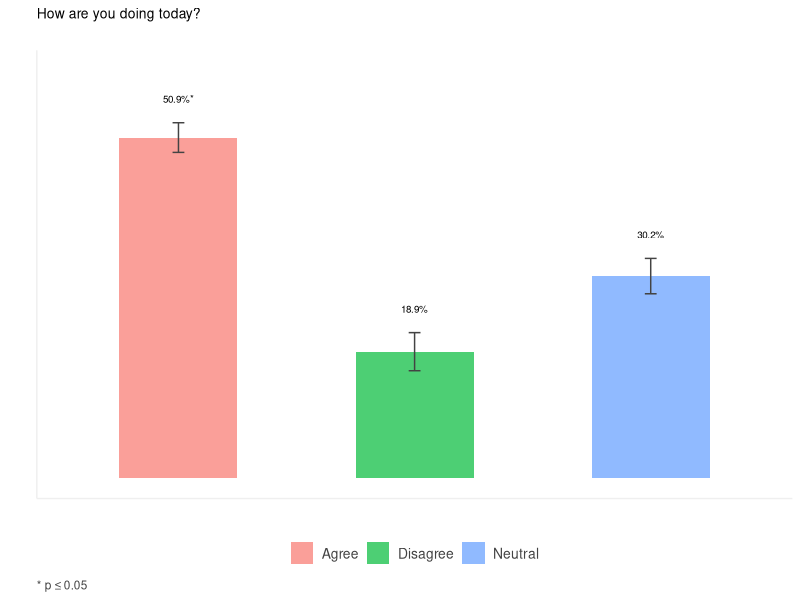
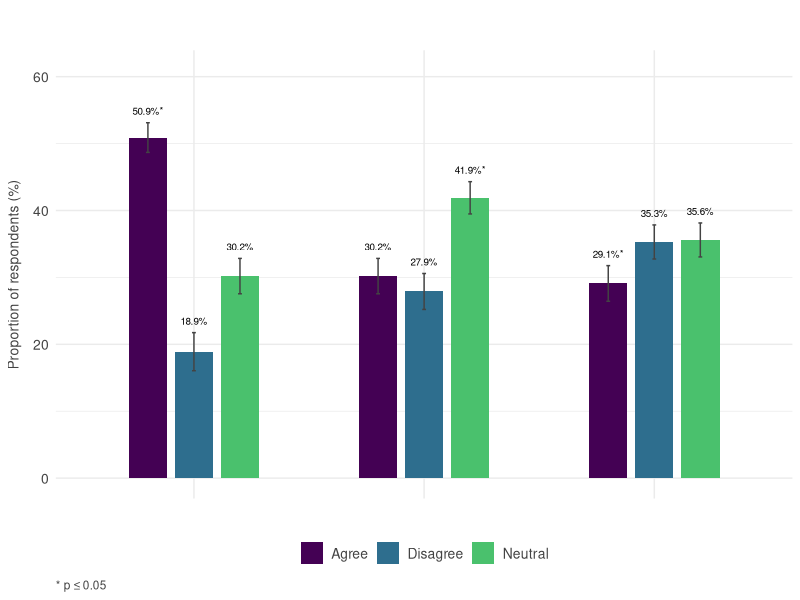
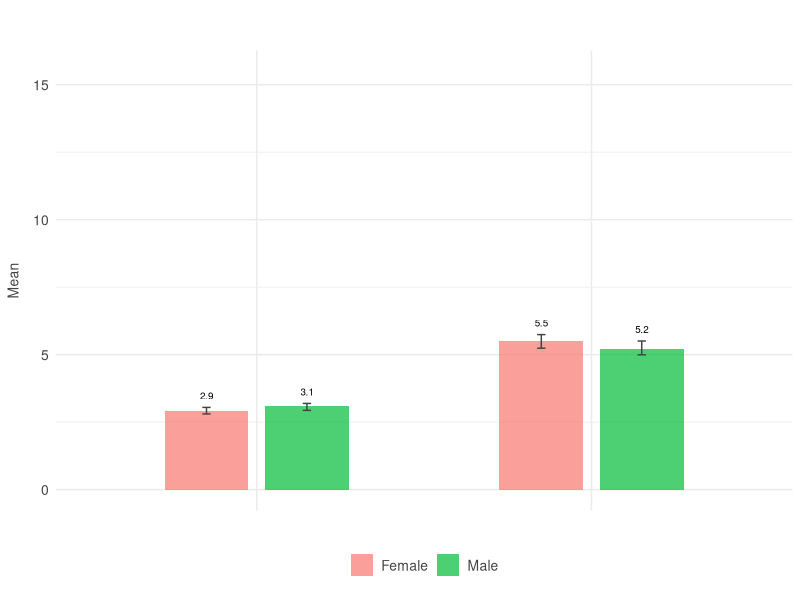

Here is the R script that generated these plots, in order:
## ---- chunk 1
# Import dependencies
library(dplyr)
library(ggplot2)
library(ggtext)
library(stringr)
library(tidyr)
library(viridis)
## ---- chunk 2
# This function renders a bar plot...with many options
render_barplot <- function(
    items, 
    plot_width = NULL,
    plot_height = NULL,
    plot_font_face = "Roboto",
    plot_title = "",
    plot_title_font_size = 10,
    legend_position = c("top", "right", "bottom", "left", "none")[3],
    legend_font_size = 10,
    bar_transparency = 0.7,
    color_palette = viridis(15),
    show_grid_lines = TRUE,
    show_axis_lines = FALSE,
    show_x_axis = FALSE,
    show_y_axis = FALSE,
    x_axis_label = "",
    y_axis_label = "",
    y_axis_breaks = 5,
    axis_text_font_size = 10,
    label_font_size = 2.5,
    label_wrap_size = 20,
    label_color = "#434343",
    error_bar_size = 0.05,
    data_label_position = 2.5,
    decimals = 1,
    test = c("chi-square", "lm")[2], 
    alpha_level = 0.05,
    ...
) {
  
  # Get optional arguments
  options <- list(...)
  
  # Check whether optional arguments are set and update arguments based on user selections
  if(is.character(options$item_labels)) names(items) <- options$item_labels
  if(is.numeric(plot_width) & is.numeric(plot_height)) options(repr.plot.width = plot_width, repr.plot.height = plot_height)
  if(isTRUE(show_grid_lines)) show_grid_lines <- element_line() else show_grid_lines <- element_blank()
  if(isTRUE(show_axis_lines)) show_axis_lines <- element_line(color = "#efefef") else show_axis_lines <- element_blank()
  if(isFALSE(show_x_axis)) x_axis_text <- element_blank() else x_axis_text <- element_text(color = label_color, size = axis_text_font_size)
  if(isFALSE(show_y_axis)) y_axis_text <- element_blank() else y_axis_text <- element_text(color = label_color, size = axis_text_font_size)
  if(is.vector(options$grouping_variable %>% unlist)) grouping_variable <- options$grouping_variable
  if(is.numeric(data_label_position)) data_label_position <- data_label_position * -1

  # This function fits an lm model and computes means for a numeric vector that is grouped by another vector
  get_means <- function(response, response_label, predictor, alpha_level = 0.05) {

    # Create tibble
    x <- tibble(response = response, predictor = predictor)

    # Create empty tibble
    df <- tibble()

    # Iterate unique predictor values
    for(level in unique(x$predictor)) {
      
      # Fit model
      model <- lm(response ~ 1, data = x %>% filter(predictor == level))
      
      # Add model stats and CIs
      df <- bind_rows(
        df,
        tibble(
            level = level,
            mean = round(model$coefficients %>% as.vector, decimals),
            ci_lower = confint(model)[1,1],
            ci_upper = confint(model)[1,2]
        )
      )
      
    }
    
    # Add vectors
    df <- df %>%
      mutate(
        item = !! response_label,
        stat_sig = ""
      ) %>%
      relocate(item, .before = level)

    # Fit model and get p
    model <- lm(response ~ predictor, data = x)
    p <- summary(model)$coefficients[2,4]
    
    # If stat sig
    if(p <= alpha_level) df$stat_sig[1] <- "*"

    return(df)
    
}

  # This function runs a chi-square goodness of fit test and computes props for a nominal vector
  get_props <- function(x, label, alpha_level = 0.05) {
    
    # Run Chi-square goodness of fit test
    test <- chisq.test(
      x = x %>%
        table %>% 
        unname
    )
    
    # Compute props
    props <- x %>% 
      table %>%
      prop.table %>%
      as_tibble %>%
      rename(level = ".", prop = n) %>%
      mutate(
        item = label,
        n = x %>%
          table %>%
          unname,
        error = sqrt((prop * (1 - prop)) / n) * 100,
        prop = round(prop * 100, decimals),
        ci_lower = prop - error,
        ci_upper = prop + error,
        stat_sig = ""
      ) %>%
      relocate(item, .before = level) %>%
      rename(mean = prop)
    
    # If stat sig
    if(test$p.value <= alpha_level) {
      
      # Identify prop with largest residual
      largest_residual <- which(abs(test$residuals) == max(abs(test$residuals)))
      
      # Add asterisk to stat_sig vector row with largest residual
      props$stat_sig[largest_residual] <- "*"
      
    }
    
    return(props)
    
  }

  # Wrap vector names if too long
  names(items) <- str_wrap(
    string = names(items),
    width = label_wrap_size
  )

  # Pivot all nominal vectors long, then run each vector through the get_props function
  if(test == "chi-square") {
    df <- items %>%
      pivot_longer(cols = all_of(names(items))) %>%
      #group_by(name) %>%
      #dplyr::summarize(get_props(value, unique(name), alpha_level = alpha_level), .groups = "keep") %>%
      #ungroup() %>%
      reframe(get_props(value, unique(name), alpha_level = alpha_level), .by = name) %>%
      mutate(
        item = factor(
          x = item,
          levels = all_of(names(items))
        )
      )
  } else if(test == "lm") {
    names(grouping_variable) <- "grouping_variable"
    
    df <- bind_cols(items, grouping_variable) %>%
      pivot_longer(cols = all_of(names(items))) %>%
      #group_by(name) %>%
      #dplyr::summarize(get_means(value, grouping_variable, alpha_level = alpha_level), .groups = "keep") %>%
      #ungroup() %>%
      reframe(get_means(value, unique(name), grouping_variable, alpha_level = alpha_level), .groups = "keep", .by = name) %>%
      mutate(
        item = factor(
          x = item,
          levels = all_of(names(items))
        )
      )
  }

  if(is.character(options$item_options)) {
    df <- df %>%
      mutate(
        level = factor(
          x = level,
          levels = names(options$item_options),
          labels = options$item_options
        )
      )
  }
  
  # Tweak plot based on number of items passed into function
  if(ncol(items) > 1) {

    # Compute unique levels in df
    unique_levels <- length(unique(df$level))
    
    # Select the number of colors needed
    fill_colors <- color_palette[
      seq(
        from = 1, 
        to = length(color_palette), 
        by = floor(length(color_palette) / unique_levels)
      )[1:unique_levels]
    ]
    
    # Set mapping content
    mapping_content <- aes(
      x = item, 
      y = mean, 
      fill = level,
      label = paste0(
        format(
          x = mean, 
          nsmall = decimals
        ), 
        if_else(
          condition = test == "chi-square",
          true = "%",
          false = ""
        ), 
        stat_sig
      )
    )
      
  } else {
    
    # Select the number of colors needed
    fill_colors <- color_palette[
      seq(
        from = 1, 
        to = length(color_palette), 
        by = floor(length(color_palette) / nrow(df))
      )[1:nrow(df)]
    ]
    
    # Set mapping content
    mapping_content <- aes(
      x = level, 
      y = mean, 
      fill = level,
      label = paste0(
        format(
          x = mean, 
          nsmall = decimals
        ), 
        if_else(
          condition = test == "chi-square",
          true = "%",
          false = ""
        ), 
        stat_sig
      )
    )
    
    # Set plot title
    plot_title <- gsub("\n", " ", df$item[1])
    
  }
  
  # Render bar plot
  ggplot(
    data = df,
    mapping = mapping_content
  ) + 
    geom_bar(
      stat = "identity", 
      width = 0.5, 
      position = position_dodge(width = 0.6), 
      alpha = bar_transparency
    ) +
    geom_text(
      position = position_dodge(width = 0.6),
      aes(
        vjust = data_label_position, 
        y = ci_upper
      ), 
      size = label_font_size
    ) +
    geom_errorbar(
      aes(ymin = ci_lower, ymax = ci_upper),
      color = "#434343",
      width = error_bar_size,
      position = position_dodge(width = 0.6)
    ) + 
    scale_fill_manual(values = fill_colors) +
    scale_y_continuous(breaks = seq(from = 0, to = min(100, max(df$mean + 10)), by = y_axis_breaks), limits = c(0, min(100, max(df$mean + 10)))) +
    labs(
      title = plot_title,
      x = x_axis_label, 
      y = y_axis_label,
      caption = if_else(
        condition = "*" %in% df$stat_sig,
        true = paste0("&#42; p &le; ", format(round(alpha_level, 2), nsmall = 2), options$caption_title),
        false = ""
      )
    ) +
    theme_minimal() +
    theme(
      text = element_text(family = options$plot_font_face),
      plot.title = element_text(size = plot_title_font_size, margin = margin(0, 0, plot_title_font_size * 2, 0)),
      axis.title.x = element_text(color = label_color, margin = margin(0, axis_text_font_size * 1.25, 0)),
      axis.title.y = element_text(size = axis_text_font_size, color = label_color, margin = margin(0, axis_text_font_size * 0.75, 0)),
      axis.text.x = x_axis_text,
      axis.text.y = y_axis_text,
      legend.position = legend_position,
      legend.title = element_blank(),
      legend.text = element_text(size = legend_font_size, color = label_color),
      plot.caption = element_markdown(size = label_font_size + 6, color = label_color, hjust = 0),
      panel.grid.major = show_grid_lines,
      panel.grid.minor = show_grid_lines,
      axis.line = show_axis_lines
    )
  
} 
## ---- chunk 3
# Create fake data
df <- tibble(
  `How are you doing today?` = sample(
    x = c("Agree", "Disagree", "Neutral"),
    size = 1000,
    replace = TRUE,
    prob = c(0.5, 0.2, 0.3)
  ),
  `Oh, I'm doing just dandy!` = sample(
    x = c("Agree", "Disagree", "Neutral"),
    size = 1000,
    replace = TRUE,
    prob = c(0.3, 0.27, 0.43)
  ),
  `Shut the front door!` = sample(
    x = c("Agree", "Disagree", "Neutral"),
    size = 1000,
    replace = TRUE,
    prob = c(0.32, 0.33, 0.35)
  ),
  Sex = sample(
    x = c("Female", "Male"),
    size = 1000,
    replace = TRUE,
    prob = c(0.51, 0.49)
  ),
  `Scale er from 1 to 5, bud` = sample(
    x = 1:5,
    size = 1000,
    replace = TRUE,
    prob = rep(0.2, 5)
  ),
  `Scale er from 1 to 10, kid` = sample(
    x = 1:10,
    size = 1000,
    replace = TRUE,
    prob = rep(0.1, 10)
  )
)
## ---- chunk 4
render_barplot(
  items = df %>% 
    select(`How are you doing today?`),
  plot_width = NULL,
  plot_height = NULL,
  plot_font_face = "Arial",
  plot_title = "",
  plot_title_font_size = 10,
  legend_position = "bottom",
  legend_font_size = 10,
  bar_transparency = 0.7,
  color_palette = c("#f8766d", "#00ba38", "#619cff"),
  show_grid_lines = FALSE,
  show_axis_lines = TRUE,
  show_x_axis = FALSE,
  show_y_axis = FALSE,
  x_axis_label = "",
  y_axis_label = "",
  y_axis_breaks = 5,
  axis_text_font_size = 10,
  label_font_size = 2.5,
  label_wrap_size = 20,
  label_color = "#434343",
  error_bar_size = 0.05,
  data_label_position = 2.5,
  decimals = 1,
  test = "chi-square", 
  alpha_level = 0.05
)
## ---- chunk 5
render_barplot(
  items = df %>% 
    select(
      `How are you doing today?`, 
      `Oh, I'm doing just dandy!`, 
      `Shut the front door!`
    ),
  plot_width = NULL,
  plot_height = NULL,
  plot_font_face = "Arial",
  plot_title = "",
  plot_title_font_size = 10,
  legend_position = "bottom",
  legend_font_size = 10,
  bar_transparency = 1,
  show_grid_lines = TRUE,
  show_axis_lines = FALSE,
  show_x_axis = FALSE,
  show_y_axis = TRUE,
  x_axis_label = "",
  y_axis_label = "Proportion of respondents (%)",
  y_axis_breaks = 20,
  axis_text_font_size = 10,
  label_font_size = 2.5,
  label_wrap_size = 20,
  label_color = "#434343",
  error_bar_size = 0.05,
  data_label_position = 1,
  decimals = 1,
  test = "chi-square", 
  alpha_level = 0.05
)
## ---- chunk 6
render_barplot(
  items = df %>% 
    select(
      `Scale er from 1 to 5, bud`,
      `Scale er from 1 to 10, kid`
    ),
  grouping_variable = df %>%
    select(Sex),
  plot_width = NULL,
  plot_height = NULL,
  plot_font_face = "Arial",
  plot_title = "",
  plot_title_font_size = 10,
  legend_position = "bottom",
  legend_font_size = 10,
  bar_transparency = 0.7,
  color_palette = c("#f8766d", "#00ba38", "#619cff"),
  show_grid_lines = TRUE,
  show_axis_lines = FALSE,
  show_x_axis = FALSE,
  show_y_axis = TRUE,
  x_axis_label = "",
  y_axis_label = "Mean",
  y_axis_breaks = 5,
  axis_text_font_size = 10,
  label_font_size = 2.5,
  label_wrap_size = 20,
  label_color = "#434343",
  error_bar_size = 0.05,
  data_label_position = 1,
  decimals = 1,
  test = "lm", 
  alpha_level = 0.05
)
